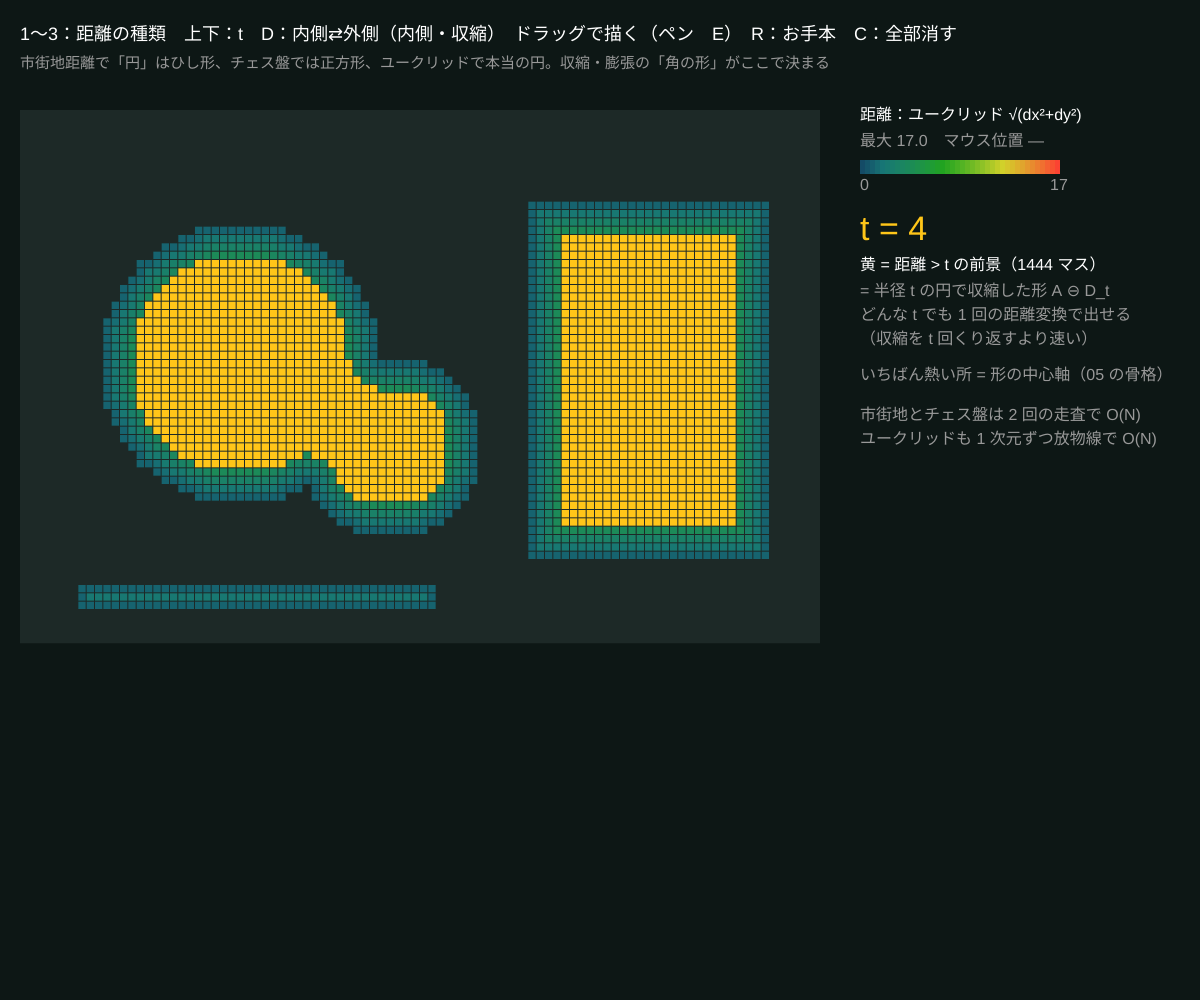
Frame 1 (no input)
Frame 60 (no input): identical to frame 1, image omitted
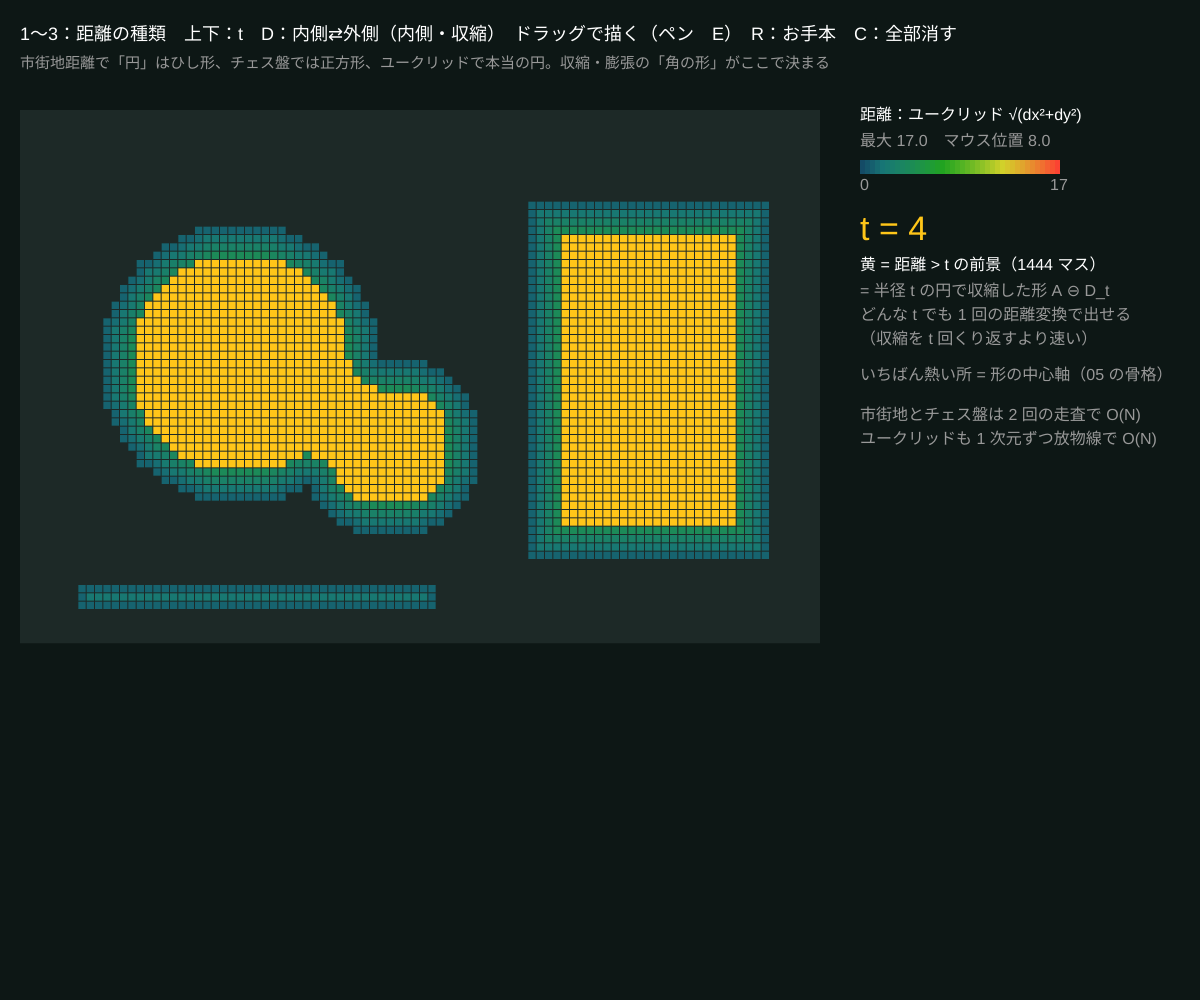
Frame 120 (the mouse pressed at the canvas centre since frame 60)

The p5.js sketch that drew these frames (run headless with seeded random() and noise() and a simulated clock; from frame 60 on, the mouse is pressed at the canvas centre):

// p5.js sketch
// ── sketch.js
// ============================================
// 06 距離変換（distance transform）
// 形の中の各マスに「いちばん近い背景までの距離」を書き込む → 熱い色ほど奥
// 「距離 > t」のマスを残す = 半径 t の円で収縮。背景側の距離 ≤ t を足す = 半径 t の円で膨張
// 1〜3 で距離の種類（ユークリッド・市街地・チェス盤） / 上下で t / D で内側⇄外側 / ドラッグで描く / E で消しゴム / R でお手本 / C で全部消す
// ============================================

let cols = 96, rows = 64, cell, ox = 20, oy = 110;
let img, dt;
let metric = 1;    // ★ 1 = ユークリッド 2 = 市街地（4 近傍） 3 = チェス盤（8 近傍）
let t = 4;         // ★ しきい値（半径）
let outside = false, eraser = false, dirty = true, maxD = 1;
let names = { 1: 'ユークリッド √(dx²+dy²)', 2: '市街地 |dx|+|dy|', 3: 'チェス盤 max(|dx|,|dy|)' };

function setup() {
  createCanvas(windowWidth, windowHeight);
  colorMode(HSB, 360, 100, 100, 100);
  cell = min((width - 400) / cols, (height - 140) / rows);
  img = new Uint8Array(cols * rows);
  preset();
}

function preset() {
  img.fill(0);
  for (let y = 0; y < rows; y++) for (let x = 0; x < cols; x++) {
    if (dist(x, y, 26, 30) < 17 || dist(x, y, 44, 40) < 11) img[x + y * cols] = 1;
    if (x > 60 && x < 90 && y > 10 && y < 54) img[x + y * cols] = 1;
    if (y > 56 && y < 60 && x > 6 && x < 50) img[x + y * cols] = 1;
  }
  dirty = true;
}

// ★ 距離変換：fg が 1 のマスについて、fg が 0 のいちばん近いマスまでの距離
function distanceTransform(fg) {
  let out = new Float32Array(cols * rows);
  if (metric === 1) {
    let sq = edtSquared((i) => !fg[i]);
    // 背景が 1 マスもないと sq は 1e9 のまま。市街地／チェス盤と同じ「遠すぎる」値にする
    for (let i = 0; i < out.length; i++) out[i] = sq[i] >= 1e8 ? 1e6 : Math.sqrt(sq[i]);
  } else {
    // 2 回の走査（前向き・後ろ向き）で市街地／チェス盤の距離が正確に求まる
    let BIG = 1e6;
    for (let i = 0; i < out.length; i++) out[i] = fg[i] ? BIG : 0;
    let nb = metric === 2 ? [[-1, 0, 1], [0, -1, 1]] : [[-1, 0, 1], [0, -1, 1], [-1, -1, 1], [1, -1, 1]];
    for (let y = 0; y < rows; y++) for (let x = 0; x < cols; x++) relax(out, x, y, nb);
    let nb2 = nb.map(([dx, dy, w]) => [-dx, -dy, w]);
    for (let y = rows - 1; y >= 0; y--) for (let x = cols - 1; x >= 0; x--) relax(out, x, y, nb2);
  }
  return out;
}
function relax(d, x, y, nb) {
  let i = x + y * cols;
  for (let [dx, dy, w] of nb) {
    let nx = x + dx, ny = y + dy;
    if (nx < 0 || ny < 0 || nx >= cols || ny >= rows) continue;
    if (d[nx + ny * cols] + w < d[i]) d[i] = d[nx + ny * cols] + w;
  }
}

function recompute() {
  let fg = outside ? img.map((v) => 1 - v) : img;
  dt = distanceTransform(fg);
  maxD = 1;
  for (let i = 0; i < dt.length; i++) if (dt[i] < 1e5 && dt[i] > maxD) maxD = dt[i];
  dirty = false;
}

function draw() {
  background(170, 45, 9);
  if (dirty) recompute();
  noStroke();
  fill(170, 30, 16);
  rect(ox, oy, cols * cell, rows * cell);
  let nSel = 0;
  for (let i = 0; i < img.length; i++) {
    let x = ox + (i % cols) * cell, y = oy + floor(i / cols) * cell;
    let d = dt[i];
    if (!outside) {
      if (!img[i]) continue;
      let sel = d > t;                                   // 収縮：距離 > t が残る
      if (sel) nSel++;
      fill(sel ? 45 : 200 - (d / maxD) * 200, sel ? 90 : 80, sel ? 100 : 40 + (d / maxD) * 60);
    } else {
      if (img[i]) { fill(150, 60, 95); rect(x, y, cell - 1, cell - 1); continue; }
      let sel = d <= t;                                  // 膨張：距離 ≤ t を足す
      if (sel) nSel++;
      if (!sel && d > 3 * t + 2) continue;
      fill(sel ? 45 : 200, sel ? 70 : 60, sel ? 70 : 60 - (d / maxD) * 40);
    }
    rect(x, y, cell - 1, cell - 1);
  }
  // マウス位置の距離
  let mx = floor((mouseX - ox) / cell), my = floor((mouseY - oy) / cell);
  let mv = mx >= 0 && my >= 0 && mx < cols && my < rows ? dt[mx + my * cols] : null;

  let px = ox + cols * cell + 40, ty = oy + 10;
  fill(0, 0, 100); textSize(16);
  text('距離：' + names[metric], px, ty);
  fill(0, 0, 60);
  text('最大 ' + nf(maxD, 1, 1) + '　マウス位置 ' + (mv === null || mv > 1e5 ? '—' : nf(mv, 1, 1)), px, ty + 26);
  // カラーバー
  for (let k = 0; k < 40; k++) { fill(200 - (k / 40) * 200, 80, 40 + (k / 40) * 60); rect(px + k * 5, ty + 40, 5, 14); }
  fill(0, 0, 60); text('0', px, ty + 70); text(nf(maxD, 1, 0), px + 190, ty + 70);
  textSize(34); fill(45, 90, 100);
  text('t = ' + t, px, ty + 120);
  textSize(16); fill(0, 0, 100);
  text(outside ? '黄 = 距離 ≤ t の背景（' + nSel + ' マス）' : '黄 = 距離 > t の前景（' + nSel + ' マス）', px, ty + 150);
  fill(0, 0, 60);
  if (!outside) {
    text('= 半径 t の円で収縮した形 A ⊖ D_t', px, ty + 176);
    text('どんな t でも 1 回の距離変換で出せる', px, ty + 200);
    text('（収縮を t 回くり返すより速い）', px, ty + 224);
    text('いちばん熱い所 = 形の中心軸（05 の骨格）', px, ty + 260);
  } else {
    text('緑 ∪ 黄 = 半径 t の円で膨張 A ⊕ D_t', px, ty + 176);
    text('背景側の距離変換 = 形からの「等高線」', px, ty + 200);
    text('ボロノイ図・最近傍探索にも使える', px, ty + 224);
  }
  text('市街地とチェス盤は 2 回の走査で O(N)', px, ty + 300);
  text('ユークリッドも 1 次元ずつ放物線で O(N)', px, ty + 324);

  fill(0, 0, 100);
  textSize(18);
  text('1〜3：距離の種類　上下：t　D：内側⇄外側（' + (outside ? '外側・膨張' : '内側・収縮') + '）　ドラッグで描く（' + (eraser ? '消しゴム' : 'ペン') + '　E）　R：お手本　C：全部消す', 20, 40);
  fill(0, 0, 60);
  textSize(15);
  text('市街地距離で「円」はひし形、チェス盤では正方形、ユークリッドで本当の円。収縮・膨張の「角の形」がここで決まる', 20, 68);
}

function paint() {
  let gx = floor((mouseX - ox) / cell), gy = floor((mouseY - oy) / cell);
  for (let dy = -2; dy <= 2; dy++) for (let dx = -2; dx <= 2; dx++) {
    let x = gx + dx, y = gy + dy;
    if (x >= 0 && y >= 0 && x < cols && y < rows && dx * dx + dy * dy <= 5) img[x + y * cols] = eraser ? 0 : 1;
  }
  dirty = true;
}
function mousePressed() { paint(); }
function mouseDragged() { paint(); }
function keyPressed() {
  if (key >= '1' && key <= '3') metric = int(key);
  if (key === UP_ARROW) t = min(30, t + 1);
  if (key === DOWN_ARROW) t = max(0, t - 1);
  if (key === 'd' || key === 'D') outside = !outside;
  if (key === 'e' || key === 'E') eraser = !eraser;
  if (key === 'r' || key === 'R') preset();
  if (key === 'c' || key === 'C') { img.fill(0); dirty = true; }
  dirty = true;
}

// ---------- やってみよう ----------
// 1. 1 点だけ描いて外側モードにする。1〜3 で「円」の形がどう変わる？（ひし形・正方形・円）
// 2. 内側モードで t を上げていく。2 つの円がくっついた形は、どの t で 2 つに分かれる？（→ 12 のウォーターシェッド）
// 3. 距離がいちばん大きいマスだけ残すと「中心線」になる。05 の細線化と比べてみよう

// ==================================================
// ここから下は「モルフォロジーの道具」（ユークリッド距離変換）
// （中身は読まなくても OK。消さないでね）
// ==================================================
// 2 乗ユークリッド距離変換（Felzenszwalb & Huttenlocher）：isSite(i) が true のマスまでの距離²
function edtSquared(isSite) {
  let BIG = 1e9, n = cols * rows;
  let f = new Float64Array(n), g = new Float64Array(n), out = new Float64Array(n);
  for (let i = 0; i < n; i++) f[i] = isSite(i) ? 0 : BIG;
  let col = new Float64Array(rows), tmp = new Float64Array(rows);
  for (let x = 0; x < cols; x++) {
    for (let y = 0; y < rows; y++) col[y] = f[x + y * cols];
    edt1d(col, rows, tmp);
    for (let y = 0; y < rows; y++) g[x + y * cols] = tmp[y];
  }
  let rowv = new Float64Array(cols), tmp2 = new Float64Array(cols);
  for (let y = 0; y < rows; y++) {
    for (let x = 0; x < cols; x++) rowv[x] = g[x + y * cols];
    edt1d(rowv, cols, tmp2);
    for (let x = 0; x < cols; x++) out[x + y * cols] = tmp2[x];
  }
  return out;
}
// 1 次元：放物線の下側包絡線
function edt1d(f, n, d) {
  let v = new Int32Array(n), z = new Float64Array(n + 1);
  let k = 0; v[0] = 0; z[0] = -1e20; z[1] = 1e20;
  for (let q = 1; q < n; q++) {
    let s = ((f[q] + q * q) - (f[v[k]] + v[k] * v[k])) / (2 * q - 2 * v[k]);
    while (s <= z[k]) { k--; s = ((f[q] + q * q) - (f[v[k]] + v[k] * v[k])) / (2 * q - 2 * v[k]); }
    k++; v[k] = q; z[k] = s; z[k + 1] = 1e20;
  }
  k = 0;
  for (let q = 0; q < n; q++) {
    while (z[k + 1] < q) k++;
    d[q] = (q - v[k]) * (q - v[k]) + f[v[k]];
  }
}
